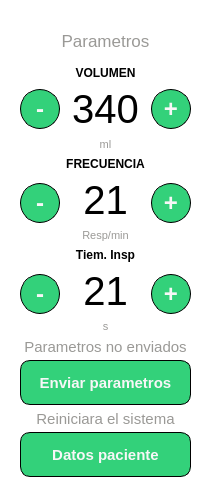
     <widget class="QFrame" name="frame_18">
      <property name="minimumSize">
       <size>
        <width>0</width>
        <height>0</height>
       </size>
      </property>
      <property name="maximumSize">
       <size>
        <width>200</width>
        <height>16777215</height>
       </size>
      </property>
      <property name="styleSheet">
       <string notr="true">background-color: rgb(255, 255, 255);</string>
      </property>
      <property name="frameShape">
       <enum>QFrame::NoFrame</enum>
      </property>
      <property name="frameShadow">
       <enum>QFrame::Sunken</enum>
      </property>
      <property name="lineWidth">
       <number>0</number>
      </property>
      <layout class="QGridLayout" name="gridLayout_10">
       <item row="1" column="0">
        <widget class="QLabel" name="label_26">
         <property name="minimumSize">
          <size>
           <width>0</width>
           <height>20</height>
          </size>
         </property>
         <property name="maximumSize">
          <size>
           <width>16777215</width>
           <height>20</height>
          </size>
         </property>
         <property name="font">
          <font>
           <pointsize>13</pointsize>
           <weight>50</weight>
           <italic>false</italic>
           <bold>false</bold>
           <underline>false</underline>
           <strikeout>false</strikeout>
           <stylestrategy>PreferDefault</stylestrategy>
           <kerning>true</kerning>
          </font>
         </property>
         <property name="styleSheet">
          <string notr="true">color: rgb(154, 153, 150);</string>
         </property>
         <property name="text">
          <string>Parametros</string>
         </property>
         <property name="alignment">
          <set>Qt::AlignCenter</set>
         </property>
        </widget>
       </item>
       <item row="2" column="0">
        <widget class="QFrame" name="frame_2">
         <property name="minimumSize">
          <size>
           <width>0</width>
           <height>0</height>
          </size>
         </property>
         <property name="maximumSize">
          <size>
           <width>16777215</width>
           <height>16777215</height>
          </size>
         </property>
         <property name="frameShape">
          <enum>QFrame::NoFrame</enum>
         </property>
         <property name="frameShadow">
          <enum>QFrame::Raised</enum>
         </property>
         <layout class="QGridLayout" name="gridLayout_11">
          <item row="0" column="0">
           <layout class="QGridLayout" name="gridLayout_6">
            <item row="0" column="1">
             <widget class="QLabel" name="label_19">
              <property name="maximumSize">
               <size>
                <width>100</width>
                <height>16777215</height>
               </size>
              </property>
              <property name="font">
               <font>
                <weight>75</weight>
                <bold>true</bold>
               </font>
              </property>
              <property name="text">
               <string>VOLUMEN</string>
              </property>
              <property name="alignment">
               <set>Qt::AlignCenter</set>
              </property>
             </widget>
            </item>
            <item row="1" column="0">
             <widget class="QPushButton" name="minus_1">
              <property name="minimumSize">
               <size>
                <width>40</width>
                <height>40</height>
               </size>
              </property>
              <property name="maximumSize">
               <size>
                <width>40</width>
                <height>40</height>
               </size>
              </property>
              <property name="font">
               <font>
                <pointsize>18</pointsize>
                <weight>75</weight>
                <bold>true</bold>
               </font>
              </property>
              <property name="styleSheet">
               <string notr="true">QPushButton{
	color: rgb(247, 247, 247);
	
	
	background-color: rgb(51, 209, 122);
border-radius: 20%;
    border: 1px solid #000;
}

QPushButton:hover {background-color: rgb(230, 97, 0);}

QPushButton:hover:!pressed
{
  border: 1.5px solid black;
}</string>
              </property>
              <property name="text">
               <string>-</string>
              </property>
              <property name="checkable">
               <bool>true</bool>
              </property>
             </widget>
            </item>
            <item row="1" column="1">
             <widget class="QLabel" name="label_21">
              <property name="maximumSize">
               <size>
                <width>100</width>
                <height>16777215</height>
               </size>
              </property>
              <property name="font">
               <font>
                <pointsize>30</pointsize>
               </font>
              </property>
              <property name="text">
               <string>340</string>
              </property>
              <property name="alignment">
               <set>Qt::AlignCenter</set>
              </property>
             </widget>
            </item>
            <item row="1" column="2">
             <widget class="QPushButton" name="plus_1">
              <property name="minimumSize">
               <size>
                <width>40</width>
                <height>40</height>
               </size>
              </property>
              <property name="maximumSize">
               <size>
                <width>40</width>
                <height>40</height>
               </size>
              </property>
              <property name="font">
               <font>
                <pointsize>18</pointsize>
                <weight>75</weight>
                <bold>true</bold>
               </font>
              </property>
              <property name="styleSheet">
               <string notr="true">QPushButton{
	color: rgb(247, 247, 247);
	
	
	background-color: rgb(51, 209, 122);
border-radius: 20%;
    border: 1px solid #000;
}

QPushButton:hover {background-color: rgb(230, 97, 0);}

QPushButton:hover:!pressed
{
  border: 1.5px solid black;
}</string>
              </property>
              <property name="text">
               <string>+</string>
              </property>
              <property name="checkable">
               <bool>true</bool>
              </property>
             </widget>
            </item>
            <item row="2" column="1">
             <widget class="QLabel" name="label_20">
              <property name="maximumSize">
               <size>
                <width>100</width>
                <height>16777215</height>
               </size>
              </property>
              <property name="font">
               <font>
                <pointsize>8</pointsize>
                <weight>50</weight>
                <italic>false</italic>
                <bold>false</bold>
                <underline>false</underline>
                <strikeout>false</strikeout>
                <stylestrategy>PreferDefault</stylestrategy>
                <kerning>true</kerning>
               </font>
              </property>
              <property name="styleSheet">
               <string notr="true">color: rgb(154, 153, 150);</string>
              </property>
              <property name="text">
               <string>ml</string>
              </property>
              <property name="alignment">
               <set>Qt::AlignCenter</set>
              </property>
             </widget>
            </item>
           </layout>
          </item>
          <item row="1" column="0">
           <layout class="QGridLayout" name="gridLayout_8">
            <item row="0" column="1">
             <widget class="QLabel" name="label_22">
              <property name="maximumSize">
               <size>
                <width>100</width>
                <height>16777215</height>
               </size>
              </property>
              <property name="font">
               <font>
                <weight>75</weight>
                <bold>true</bold>
               </font>
              </property>
              <property name="text">
               <string>FRECUENCIA</string>
              </property>
              <property name="alignment">
               <set>Qt::AlignCenter</set>
              </property>
             </widget>
            </item>
            <item row="1" column="1" rowspan="2">
             <widget class="QLabel" name="label_23">
              <property name="maximumSize">
               <size>
                <width>100</width>
                <height>16777215</height>
               </size>
              </property>
              <property name="font">
               <font>
                <pointsize>30</pointsize>
               </font>
              </property>
              <property name="text">
               <string>21</string>
              </property>
              <property name="alignment">
               <set>Qt::AlignCenter</set>
              </property>
             </widget>
            </item>
            <item row="2" column="0">
             <widget class="QPushButton" name="minus_2">
              <property name="minimumSize">
               <size>
                <width>40</width>
                <height>40</height>
               </size>
              </property>
              <property name="maximumSize">
               <size>
                <width>40</width>
                <height>40</height>
               </size>
              </property>
              <property name="font">
               <font>
                <pointsize>18</pointsize>
                <weight>75</weight>
                <bold>true</bold>
               </font>
              </property>
              <property name="styleSheet">
               <string notr="true">QPushButton{
	color: rgb(247, 247, 247);
	
	
	background-color: rgb(51, 209, 122);
border-radius: 20%;
    border: 1px solid #000;
}

QPushButton:hover {background-color: rgb(230, 97, 0);}

QPushButton:hover:!pressed
{
  border: 1.5px solid black;
}</string>
              </property>
              <property name="text">
               <string>-</string>
              </property>
              <property name="checkable">
               <bool>true</bool>
              </property>
             </widget>
            </item>
            <item row="2" column="2">
             <widget class="QPushButton" name="plus_2">
              <property name="minimumSize">
               <size>
                <width>40</width>
                <height>40</height>
               </size>
              </property>
              <property name="maximumSize">
               <size>
                <width>40</width>
                <height>40</height>
               </size>
              </property>
              <property name="font">
               <font>
                <pointsize>18</pointsize>
                <weight>75</weight>
                <bold>true</bold>
               </font>
              </property>
              <property name="styleSheet">
               <string notr="true">QPushButton{
	color: rgb(247, 247, 247);
	
	
	background-color: rgb(51, 209, 122);
border-radius: 20%;
    border: 1px solid #000;
}

QPushButton:hover {background-color: rgb(230, 97, 0);}

QPushButton:hover:!pressed
{
  border: 1.5px solid black;
}</string>
              </property>
              <property name="text">
               <string>+</string>
              </property>
              <property name="checkable">
               <bool>true</bool>
              </property>
             </widget>
            </item>
            <item row="3" column="1">
             <widget class="QLabel" name="label_24">
              <property name="maximumSize">
               <size>
                <width>100</width>
                <height>16777215</height>
               </size>
              </property>
              <property name="font">
               <font>
                <pointsize>8</pointsize>
                <weight>50</weight>
                <italic>false</italic>
                <bold>false</bold>
                <underline>false</underline>
                <strikeout>false</strikeout>
                <stylestrategy>PreferDefault</stylestrategy>
                <kerning>true</kerning>
               </font>
              </property>
              <property name="styleSheet">
               <string notr="true">color: rgb(154, 153, 150);</string>
              </property>
              <property name="text">
               <string>Resp/min</string>
              </property>
              <property name="alignment">
               <set>Qt::AlignCenter</set>
              </property>
             </widget>
            </item>
           </layout>
          </item>
          <item row="2" column="0">
           <layout class="QGridLayout" name="gridLayout_9">
            <item row="0" column="1">
             <widget class="QLabel" name="label_14">
              <property name="maximumSize">
               <size>
                <width>100</width>
                <height>16777215</height>
               </size>
              </property>
              <property name="font">
               <font>
                <weight>75</weight>
                <bold>true</bold>
               </font>
              </property>
              <property name="text">
               <string>Tiem. Insp</string>
              </property>
              <property name="alignment">
               <set>Qt::AlignCenter</set>
              </property>
             </widget>
            </item>
            <item row="1" column="1" rowspan="2">
             <widget class="QLabel" name="label_13">
              <property name="maximumSize">
               <size>
                <width>100</width>
                <height>16777215</height>
               </size>
              </property>
              <property name="font">
               <font>
                <pointsize>30</pointsize>
               </font>
              </property>
              <property name="text">
               <string>21</string>
              </property>
              <property name="alignment">
               <set>Qt::AlignCenter</set>
              </property>
             </widget>
            </item>
            <item row="2" column="0">
             <widget class="QPushButton" name="minus_3">
              <property name="minimumSize">
               <size>
                <width>40</width>
                <height>40</height>
               </size>
              </property>
              <property name="maximumSize">
               <size>
                <width>40</width>
                <height>40</height>
               </size>
              </property>
              <property name="font">
               <font>
                <pointsize>18</pointsize>
                <weight>75</weight>
                <bold>true</bold>
               </font>
              </property>
              <property name="styleSheet">
               <string notr="true">QPushButton{
	color: rgb(247, 247, 247);
	
	
	background-color: rgb(51, 209, 122);
border-radius: 20%;
    border: 1px solid #000;
}

QPushButton:hover {background-color: rgb(230, 97, 0);}

QPushButton:hover:!pressed
{
  border: 1.5px solid black;
}</string>
              </property>
              <property name="text">
               <string>-</string>
              </property>
              <property name="checkable">
               <bool>true</bool>
              </property>
             </widget>
            </item>
            <item row="2" column="2">
             <widget class="QPushButton" name="plus_3">
              <property name="minimumSize">
               <size>
                <width>40</width>
                <height>40</height>
               </size>
              </property>
              <property name="maximumSize">
               <size>
                <width>40</width>
                <height>40</height>
               </size>
              </property>
              <property name="font">
               <font>
                <pointsize>18</pointsize>
                <weight>75</weight>
                <bold>true</bold>
               </font>
              </property>
              <property name="styleSheet">
               <string notr="true">QPushButton{
	color: rgb(247, 247, 247);
	
	
	background-color: rgb(51, 209, 122);
border-radius: 20%;
    border: 1px solid #000;
}

QPushButton:hover {background-color: rgb(230, 97, 0);}

QPushButton:hover:!pressed
{
  border: 1.5px solid black;
}</string>
              </property>
              <property name="text">
               <string>+</string>
              </property>
              <property name="checkable">
               <bool>true</bool>
              </property>
             </widget>
            </item>
            <item row="3" column="1">
             <widget class="QLabel" name="label_4">
              <property name="maximumSize">
               <size>
                <width>100</width>
                <height>16777215</height>
               </size>
              </property>
              <property name="font">
               <font>
                <pointsize>8</pointsize>
                <weight>50</weight>
                <italic>false</italic>
                <bold>false</bold>
                <underline>false</underline>
                <strikeout>false</strikeout>
                <stylestrategy>PreferDefault</stylestrategy>
                <kerning>true</kerning>
               </font>
              </property>
              <property name="styleSheet">
               <string notr="true">color: rgb(154, 153, 150);</string>
              </property>
              <property name="text">
               <string>s</string>
              </property>
              <property name="alignment">
               <set>Qt::AlignCenter</set>
              </property>
             </widget>
            </item>
           </layout>
          </item>
          <item row="3" column="0">
           <layout class="QVBoxLayout" name="verticalLayout">
            <property name="spacing">
             <number>6</number>
            </property>
            <item>
             <widget class="QLabel" name="label_25">
              <property name="minimumSize">
               <size>
                <width>0</width>
                <height>0</height>
               </size>
              </property>
              <property name="maximumSize">
               <size>
                <width>16777215</width>
                <height>15</height>
               </size>
              </property>
              <property name="font">
               <font>
                <pointsize>11</pointsize>
                <weight>50</weight>
                <italic>false</italic>
                <bold>false</bold>
                <underline>false</underline>
                <strikeout>false</strikeout>
                <stylestrategy>PreferDefault</stylestrategy>
                <kerning>true</kerning>
               </font>
              </property>
              <property name="styleSheet">
               <string notr="true">color: rgb(154, 153, 150);</string>
              </property>
              <property name="text">
               <string>Parametros no enviados</string>
              </property>
              <property name="alignment">
               <set>Qt::AlignCenter</set>
              </property>
             </widget>
            </item>
            <item>
             <widget class="QPushButton" name="enviar_button">
              <property name="minimumSize">
               <size>
                <width>0</width>
                <height>45</height>
               </size>
              </property>
              <property name="maximumSize">
               <size>
                <width>16777215</width>
                <height>16777215</height>
               </size>
              </property>
              <property name="font">
               <font>
                <pointsize>11</pointsize>
                <weight>75</weight>
                <bold>true</bold>
               </font>
              </property>
              <property name="styleSheet">
               <string notr="true">QPushButton{
	color: rgb(247, 247, 247);
	background-color: rgb(51, 209, 122);
	border-radius: 10%;
    border: 1px solid #000;
	
}

QPushButton:hover {background-color: rgb(230, 97, 0);}

QPushButton:hover:!pressed
{
  border: 1.5px solid black;
}</string>
              </property>
              <property name="text">
               <string>Enviar parametros</string>
              </property>
              <property name="checkable">
               <bool>true</bool>
              </property>
             </widget>
            </item>
            <item>
             <widget class="QLabel" name="label_27">
              <property name="minimumSize">
               <size>
                <width>0</width>
                <height>0</height>
               </size>
              </property>
              <property name="maximumSize">
               <size>
                <width>16777215</width>
                <height>15</height>
               </size>
              </property>
              <property name="font">
               <font>
                <pointsize>11</pointsize>
                <weight>50</weight>
                <italic>false</italic>
                <bold>false</bold>
                <underline>false</underline>
                <strikeout>false</strikeout>
                <stylestrategy>PreferDefault</stylestrategy>
                <kerning>true</kerning>
               </font>
              </property>
              <property name="styleSheet">
               <string notr="true">color: rgb(154, 153, 150);</string>
              </property>
              <property name="text">
               <string>Reiniciara el sistema</string>
              </property>
              <property name="alignment">
               <set>Qt::AlignCenter</set>
              </property>
             </widget>
            </item>
            <item>
             <widget class="QPushButton" name="datos_button">
              <property name="minimumSize">
               <size>
                <width>0</width>
                <height>45</height>
               </size>
              </property>
              <property name="maximumSize">
               <size>
                <width>16777215</width>
                <height>16777215</height>
               </size>
              </property>
              <property name="font">
               <font>
                <pointsize>11</pointsize>
                <weight>75</weight>
                <bold>true</bold>
               </font>
              </property>
              <property name="styleSheet">
               <string notr="true">QPushButton{
	color: rgb(247, 247, 247);
	background-color: rgb(51, 209, 122);
	border-radius: 10%;
    border: 1px solid #000;
	
}

QPushButton:hover {background-color: rgb(230, 97, 0);}

QPushButton:hover:!pressed
{
  border: 1.5px solid black;
}</string>
              </property>
              <property name="text">
               <string>Datos paciente</string>
              </property>
              <property name="checkable">
               <bool>true</bool>
              </property>
             </widget>
            </item>
           </layout>
          </item>
         </layout>
        </widget>
       </item>
       <item row="0" column="0">
        <widget class="QLabel" name="label_2">
         <property name="minimumSize">
          <size>
           <width>0</width>
           <height>0</height>
          </size>
         </property>
         <property name="maximumSize">
          <size>
           <width>16777215</width>
           <height>100</height>
          </size>
         </property>
         <property name="styleSheet">
          <string notr="true">image: url(:/logos/Images/Unillanos.png);</string>
         </property>
         <property name="text">
          <string/>
         </property>
        </widget>
       </item>
      </layout>
     </widget>
